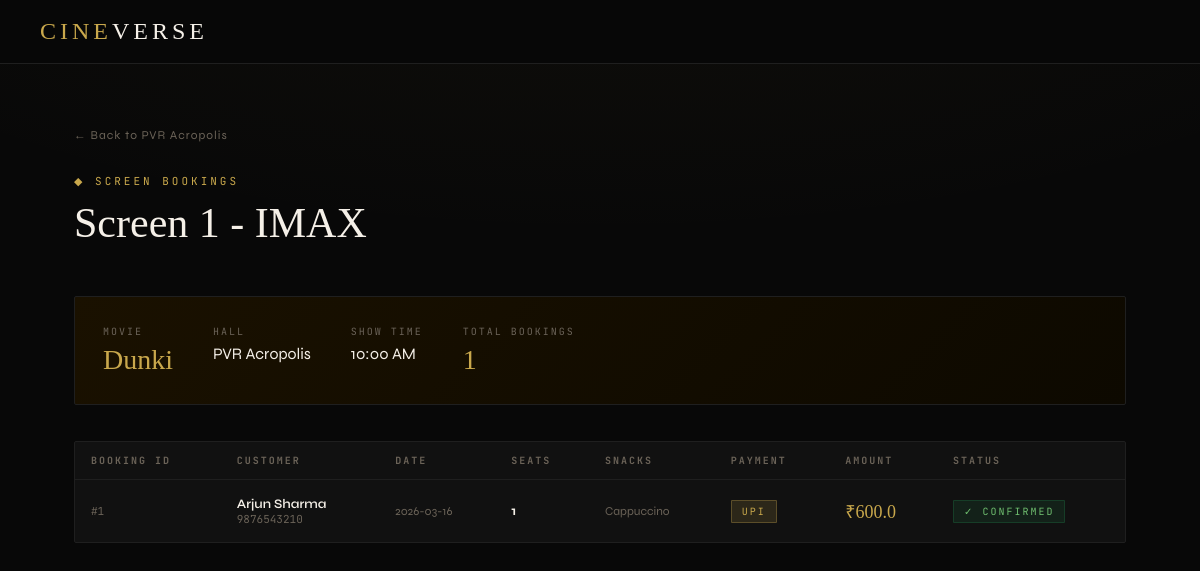
Page /management/screen/160/bookings (signed in) on the committed database.
### tables this page shows
CREATE TABLE halls (
    id      INTEGER PRIMARY KEY AUTOINCREMENT,
    name    TEXT NOT NULL,
    city    TEXT NOT NULL,
    address TEXT
);

CREATE TABLE screens (
    id           INTEGER PRIMARY KEY AUTOINCREMENT,
    hall_id      INTEGER NOT NULL,
    name         TEXT    NOT NULL,
    movie_id     INTEGER,
    show_time    TEXT,
    total_seats  INTEGER DEFAULT 100,
    ticket_price REAL    DEFAULT 250.0,
    FOREIGN KEY (hall_id)  REFERENCES halls(id),
    FOREIGN KEY (movie_id) REFERENCES movies(id)
);

CREATE TABLE movies (
    id            INTEGER PRIMARY KEY AUTOINCREMENT,
    title         TEXT    NOT NULL,
    genre         TEXT,
    duration_mins INTEGER,
    language      TEXT DEFAULT 'English',
    rating        TEXT
);

CREATE TABLE bookings (
    id           INTEGER PRIMARY KEY AUTOINCREMENT,
    user_id      INTEGER NOT NULL,
    screen_id    INTEGER NOT NULL,
    booking_date TEXT    NOT NULL,
    seats_booked INTEGER NOT NULL,
    status       TEXT    DEFAULT 'confirmed',
    created_at   TIMESTAMP DEFAULT CURRENT_TIMESTAMP,
    FOREIGN KEY (user_id)   REFERENCES users(id),
    FOREIGN KEY (screen_id) REFERENCES screens(id)
);

### app.py (the view)
@app.route('/management/screen/<int:screen_id>/bookings')
def screen_bookings(screen_id):
    if 'manager_id' not in session:
        return redirect(url_for('management'))
    db       = get_db()
    screen   = db.execute('''
        SELECT s.*, m.title AS movie, h.name AS hall
        FROM   screens s
        JOIN   movies m ON s.movie_id = m.id
        JOIN   halls  h ON s.hall_id  = h.id
        WHERE  s.id = ?
    ''', (screen_id,)).fetchone()
    bookings = db.execute('''
        SELECT b.*, u.name AS customer, u.phone,
               p.amount, p.method,
               GROUP_CONCAT(sm.name) AS snacks
        FROM   bookings b
        JOIN   users       u  ON b.user_id    = u.id
        LEFT JOIN payments    p  ON p.booking_id = b.id
        LEFT JOIN snack_orders so ON so.booking_id = b.id
        LEFT JOIN snack_menu  sm ON sm.id = so.snack_id
        WHERE  b.screen_id = ? AND b.status = 'confirmed'
        GROUP  BY b.id
        ORDER  BY b.id DESC
    ''', (screen_id,)).fetchall()
    db.close()
    return render_template('screen_bookings.html', screen=screen, bookings=bookings)

### app.py (called while the page is built)
def get_db():
    conn = sqlite3.connect(DB_PATH)
    conn.row_factory = sqlite3.Row
    return conn

### templates/screen_bookings.html (shortened to what this page needs)
{% extends "base.html" %}
{% block content %}
<div class="container">
    <a href="{{ url_for('management_hall', hall_id=screen['hall_id']) }}" class="back-link">← Back to {{ screen['hall'] }}</a>
    <div class="page-header">
        <div class="eyebrow">&#9670; Screen Bookings</div>
        <h1 style="font-family:'Cormorant Garamond',serif; font-size:42px; font-weight:300; color:var(--white);">{{ screen['name'] }}</h1>
    </div>
    <div class="screen-info-card">
        <div>
            <div class="sic-label">Movie</div>
            <div class="sic-val big">{{ screen['movie'] }}</div>
        </div>
        <div>
            <div class="sic-label">Hall</div>
            <div class="sic-val">{{ screen['hall'] }}</div>
        </div>
        <div>
            <div class="sic-label">Show Time</div>
            <div class="sic-val">{{ screen['show_time'] }}</div>
        </div>
        <div>
            <div class="sic-label">Total Bookings</div>
            <div class="sic-val big">{{ bookings|length }}</div>
        </div>
    </div>
    {% if bookings %}
    <div class="card" style="padding:0; overflow:hidden;">
        <table class="bookings-table">
            <thead>
                <tr>
                    <th>Booking ID</th>
                    <th>Customer</th>
                    <th>Date</th>
                    <th>Seats</th>
                    <th>Snacks</th>
                    <th>Payment</th>
                    <th>Amount</th>
                    <th>Status</th>
                </tr>
            </thead>
            <tbody>
                {% for b in bookings %}
                <tr>
                    <td><span class="booking-id">#{{ b['id'] }}</span></td>
                    <td>
                        <div class="customer-name">{{ b['customer'] }}</div>
                        <div class="customer-phone">{{ b['phone'] }}</div>
                    </td>
                    <td style="color:var(--muted); font-size:12px;">{{ b['booking_date'] }}</td>
                    <td><strong style="color:var(--white);">{{ b['seats_booked'] }}</strong></td>
                    <td style="font-size:12px; color:var(--muted);">{{ b['snacks'] or '—' }}</td>
                    <td><span class="tag tag-gold">{{ (b['method'] or 'card')|upper }}</span></td>
                    <td><span class="amount">₹{{ b['amount'] or '—' }}</span></td>
                    <td><span class="tag tag-green">✓ {{ b['status']|upper }}</span></td>
                </tr>
                {% endfor %}
            </tbody>
        </table>
    </div>
    {% endif %}
</div>
{% endblock %}

### templates/base.html (style rules this page uses)
:root { --black: #080808; --deep: #0d0d0d; --card: #111111; --border: #1f1f1f; --gold: #c9a84c; --gold-light: #e8c97a; --gold-dim: rgba(201,168,76,0.15); --red: #c0392b; --text: #e8e0d0; --muted: #6b6358; --white: #f5f0e8; }
* { box-sizing: border-box; margin: 0; padding: 0; }
body { background: var(--black); color: var(--text); font-family: 'Syne', sans-serif; min-height: 100vh; background-image: radial-gradient(ellipse 80% 50% at 50% -20%, rgba(201,168,76,0.05) 0%, transparent 100%); }
.container { max-width: 1100px; margin: 0 auto; padding: 60px 24px; }
.page-header { margin-bottom: 50px; }
.page-header .eyebrow { font-family: 'JetBrains Mono', monospace; font-size: 11px; letter-spacing: 3px; color: var(--gold); text-transform: uppercase; margin-bottom: 12px; }
.page-header h1 { font-family: 'Cormorant Garamond', serif; font-size: 52px; font-weight: 300; line-height: 1.1; color: var(--white); }
.card { background: var(--card); border: 1px solid var(--border); border-radius: 2px; padding: 32px; }
.tag { display: inline-block; padding: 4px 10px; font-size: 10px; letter-spacing: 2px; text-transform: uppercase; border-radius: 1px; font-family: 'JetBrains Mono', monospace; }
.tag-gold { background: var(--gold-dim); color: var(--gold); border: 1px solid rgba(201,168,76,0.3); }
.tag-green { background: rgba(39,174,96,0.1); color: #70c070; border: 1px solid rgba(39,174,96,0.2); }
.eyebrow { font-family: 'JetBrains Mono', monospace; font-size: 11px; letter-spacing: 3px; color: var(--gold); text-transform: uppercase; margin-bottom: 12px; }

### templates/screen_bookings.html (style rules this page uses)
.back-link { display: inline-flex; align-items: center; gap: 8px; color: var(--muted); text-decoration: none; font-size: 12px; letter-spacing: 1px; margin-bottom: 32px; transition: color 0.2s; }
.screen-info-card { background: linear-gradient(135deg, #1a1100, #0d0900); border: 1px solid var(--border); border-radius: 2px; padding: 28px; margin-bottom: 36px; display: flex; gap: 40px; flex-wrap: wrap; }
.sic-label { font-size: 10px; letter-spacing: 2px; text-transform: uppercase; color: var(--muted); margin-bottom: 6px; font-family: 'JetBrains Mono', monospace; }
.sic-val { font-size: 16px; color: var(--white); }
.sic-val.big { font-family: 'Cormorant Garamond', serif; font-size: 28px; color: var(--gold); }
.bookings-table { width: 100%; border-collapse: collapse; }
.bookings-table th { text-align: left; font-size: 10px; letter-spacing: 2px; text-transform: uppercase; color: var(--muted); padding: 12px 16px; border-bottom: 1px solid var(--border); font-family: 'JetBrains Mono', monospace; }
.bookings-table td { padding: 16px; border-bottom: 1px solid var(--border); font-size: 13px; vertical-align: middle; }
.bookings-table tr:last-child td { border-bottom: none; }
.customer-name { font-weight: 600; color: var(--white); }
.customer-phone { font-size: 11px; color: var(--muted); font-family: 'JetBrains Mono', monospace; }
.booking-id { font-family: 'JetBrains Mono', monospace; font-size: 11px; color: var(--muted); }
.amount { color: var(--gold); font-family: 'Cormorant Garamond', serif; font-size: 18px; }

### rows in the picture
halls: hall "PVR Acropolis"
screens: name "Screen 1 - IMAX", show_time "10:00 AM"
movies: movie "Dunki"
bookings: id "1", customer "Arjun Sharma", phone "9876543210", booking_date "2026-03-16", seats_booked "1", b "Cappuccino", method "UPI", b "600.0", status "CONFIRMED"

### other values in the picture
{{ bookings|length }} "1"
